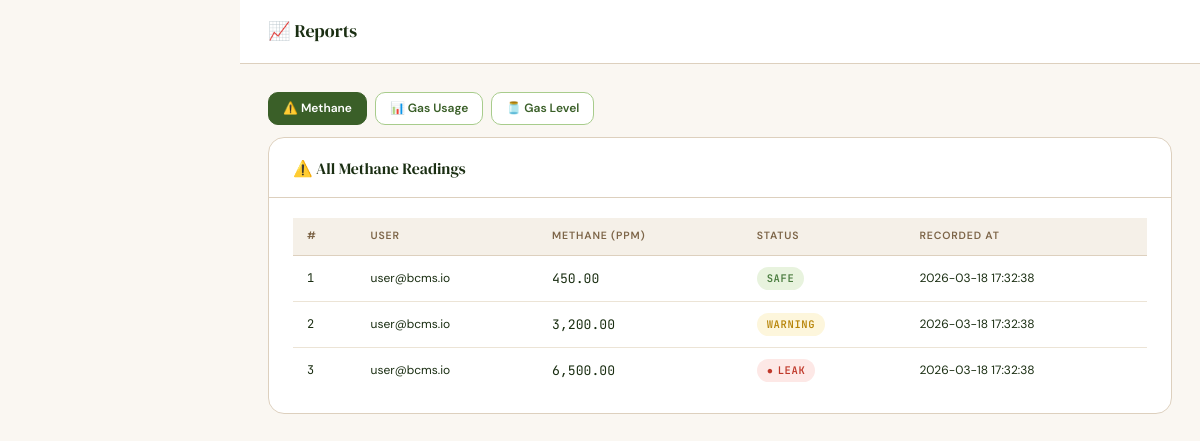
Screenshot of /app/manager/reports.php (signed in) with the database file from the repository.
### tables this page shows
CREATE TABLE IF NOT EXISTS methane_monitoring (
    id          INT AUTO_INCREMENT PRIMARY KEY,
    user_id     INT,
    methane_ppm FLOAT,
    status      ENUM('SAFE','WARNING','LEAK') DEFAULT 'SAFE',
    recorded_at TIMESTAMP DEFAULT CURRENT_TIMESTAMP,
    FOREIGN KEY (user_id) REFERENCES users(user_id) ON DELETE SET NULL
);

CREATE TABLE IF NOT EXISTS users (
    user_id    INT AUTO_INCREMENT PRIMARY KEY,
    email      VARCHAR(255) UNIQUE NOT NULL,
    password   VARCHAR(255)        NOT NULL,
    role       ENUM('admin','manager','user') NOT NULL DEFAULT 'user',
    verified   TINYINT(1) NOT NULL DEFAULT 0,
    created_at TIMESTAMP DEFAULT CURRENT_TIMESTAMP
);

### app/manager/reports.php (the view, shortened to what this page needs)
<?php
require_once __DIR__ . '/../../config/functions.php';
$db  = getDB();
$tab = $_GET['tab'] ?? 'methane';
?>
<div class="layout">
  <div class="main-content">
    <div class="topbar">
      <div class="topbar-title">📈 Reports</div>
    </div>
    <div class="page-body">
      <div class="flex gap-2 mb-2" style="flex-wrap:wrap;">
        <?php foreach (['methane'=>'⚠️ Methane','gas_usage'=>'📊 Gas Usage','gas_level'=>'🫙 Gas Level'] as $k=>$l): ?>
        <a href="?tab=<?= $k ?>" class="btn <?= $tab===$k?'btn-primary':'btn-secondary' ?> btn-sm"><?= $l ?></a>
        <?php endforeach; ?>
      </div>
      <div class="panel fade-up">
        <div class="panel-header">
          <span class="panel-title">
            <?= $tab==='methane'?'⚠️ All Methane Readings':($tab==='gas_usage'?'📊 All Gas Usage':'🫙 All Gas Levels') ?>
          </span>
        </div>
        <div class="panel-body">
          <div class="table-wrap">
            <?php if ($tab === 'methane'): ?>
              <?php $rows = $db->query("SELECT m.*, u.email FROM methane_monitoring m LEFT JOIN users u ON m.user_id=u.user_id ORDER BY m.recorded_at DESC")->fetchAll(); ?>
              <table class="data-table">
                <thead><tr><th>#</th><th>User</th><th>Methane (ppm)</th><th>Status</th><th>Recorded At</th></tr></thead>
                <tbody>
                  <?php foreach ($rows as $r): ?>
                  <tr>
                    <td class="mono text-sm text-muted"><?= $r['id'] ?></td>
                    <td class="text-sm"><?= e($r['email']??'—') ?></td>
                    <td class="mono"><?= number_format($r['methane_ppm'],2) ?></td>
                    <td><span class="badge badge-<?= strtolower($r['status']) ?>"><?= $r['status'] ?></span></td>
                    <td class="text-sm text-muted"><?= $r['recorded_at'] ?></td>
                  </tr>
                  <?php endforeach; ?>
                </tbody>
              </table>
            <?php endif; ?>
          </div>
        </div>
      </div>
    </div>
  </div>
</div>

### assets/styles.css (style rules this page uses)
:root { --green-900: #1a2e12; --green-800: #2d4a1e; --green-700: #3a5f28; --green-600: #4a7c3f; --green-500: #5a9647; --green-400: #7ab560; --green-300: #a8cc8c; --green-200: #cde3b8; --green-100: #e8f3de; --green-50: #f4faf0; --beige-900: #3a2e1e; --beige-800: #5c4a32; --beige-700: #7d6548; --beige-600: #9e8060; --beige-400: #c8b49a; --beige-300: #ddd0be; --beige-200: #ece4d6; --beige-100: #f5f0e8; --beige-50: #faf7f2; --safe: #4a7c3f; --warning: #b8860b; --leak: #c0392b; --safe-bg: #e8f3de; --warning-bg: #fdf6dc; --leak-bg: #fde8e6; --bg: var(--beige-50); --surface: #ffffff; --surface-2: var(--beige-100); --border: var(--beige-300); --text: var(--green-900); --text-muted: var(--beige-700); --accent: var(--green-600); --accent-dark:var(--green-800); --radius: 10px; --radius-lg:16px; --shadow: 0 2px 8px rgba(42,62,18,.08); --shadow-md:0 4px 20px rgba(42,62,18,.12); --shadow-lg:0 8px 40px rgba(42,62,18,.16); --font-sans: 'DM Sans', sans-serif; --font-serif:'DM Serif Display', serif; --font-mono: 'JetBrains Mono', monospace; --sidebar-w: 240px; --header-h: 64px; }
*, *::before, *::after { box-sizing: border-box; margin: 0; padding: 0; }
html { font-size: 15px; scroll-behavior: smooth; }
body { font-family: var(--font-sans); background: var(--bg); color: var(--text); min-height: 100vh; line-height: 1.6; }
a { color: var(--accent); text-decoration: none; }
.btn { display: inline-flex; align-items: center; gap: 8px; padding: 10px 22px; border-radius: var(--radius); font-family: var(--font-sans); font-size: .875rem; font-weight: 600; cursor: pointer; transition: all .2s; border: 1.5px solid transparent; text-decoration: none; white-space: nowrap; }
.btn-primary { background: var(--green-700); color: #fff; border-color: var(--green-700); }
.btn-secondary { background: var(--surface); color: var(--green-700); border-color: var(--green-300); }
.btn-sm { padding: 6px 14px; font-size: .8rem; }
.layout { display: flex; min-height: 100vh; }
.main-content { margin-left: var(--sidebar-w); flex: 1; display: flex; flex-direction: column; min-height: 100vh; }
.topbar { height: var(--header-h); background: var(--surface); border-bottom: 1.5px solid var(--border); display: flex; align-items: center; justify-content: space-between; padding: 0 28px; position: sticky; top: 0; z-index: 50; }
.topbar-title { font-family: var(--font-serif); font-size: 1.2rem; color: var(--green-900); }
.page-body { padding: 28px; flex: 1; }
.panel { background: var(--surface); border: 1.5px solid var(--border); border-radius: var(--radius-lg); margin-bottom: 24px; }
.panel-header { padding: 18px 24px 16px; border-bottom: 1px solid var(--border); display: flex; align-items: center; justify-content: space-between; gap: 16px; }
.panel-title { font-family: var(--font-serif); font-size: 1.05rem; color: var(--green-900); }
.panel-body { padding: 20px 24px; }
.table-wrap { overflow-x: auto; }
table.data-table { width: 100%; border-collapse: collapse; font-size: .875rem; }
table.data-table th { padding: 10px 14px; text-align: left; font-size: .7rem; font-weight: 600; text-transform: uppercase; letter-spacing: .08em; color: var(--text-muted); background: var(--beige-100); border-bottom: 1.5px solid var(--border); }
table.data-table td { padding: 11px 14px; border-bottom: 1px solid var(--beige-200); vertical-align: middle; color: var(--text); }
table.data-table tr:last-child td { border-bottom: none; }
.badge { display: inline-flex; align-items: center; gap: 4px; padding: 3px 10px; border-radius: 20px; font-size: .7rem; font-weight: 600; text-transform: uppercase; letter-spacing: .06em; font-family: var(--font-mono); }
.badge-safe { background: var(--safe-bg); color: var(--safe); }
.badge-warning { background: var(--warning-bg); color: var(--warning); }
.badge-leak { background: var(--leak-bg); color: var(--leak); }
.badge-leak::before { content: '●'; animation: pulse 1s infinite; }
.fade-up { animation: fadeUp .4s ease both; }
.flex { display: flex; }
.gap-2 { gap: 8px; }
.mb-2 { margin-bottom: 12px; }
.text-muted { color: var(--text-muted); }
.text-sm { font-size: .8rem; }
.mono { font-family: var(--font-mono); }

### rows the page displays
methane_monitoring: id "1", user.email "user@bcms.io", methane_ppm "450.00", status "SAFE", recorded_at "2026-03-18 17:32:38"
methane_monitoring: id "2", user.email "user@bcms.io", methane_ppm "3,200.00", status "WARNING", recorded_at "2026-03-18 17:32:38"
methane_monitoring: id "3", user.email "user@bcms.io", methane_ppm "6,500.00", status "LEAK", recorded_at "2026-03-18 17:32:38"

### other values shown
$l "⚠️ Methane"
$l "📊 Gas Usage"
$l "🫙 Gas Level"
